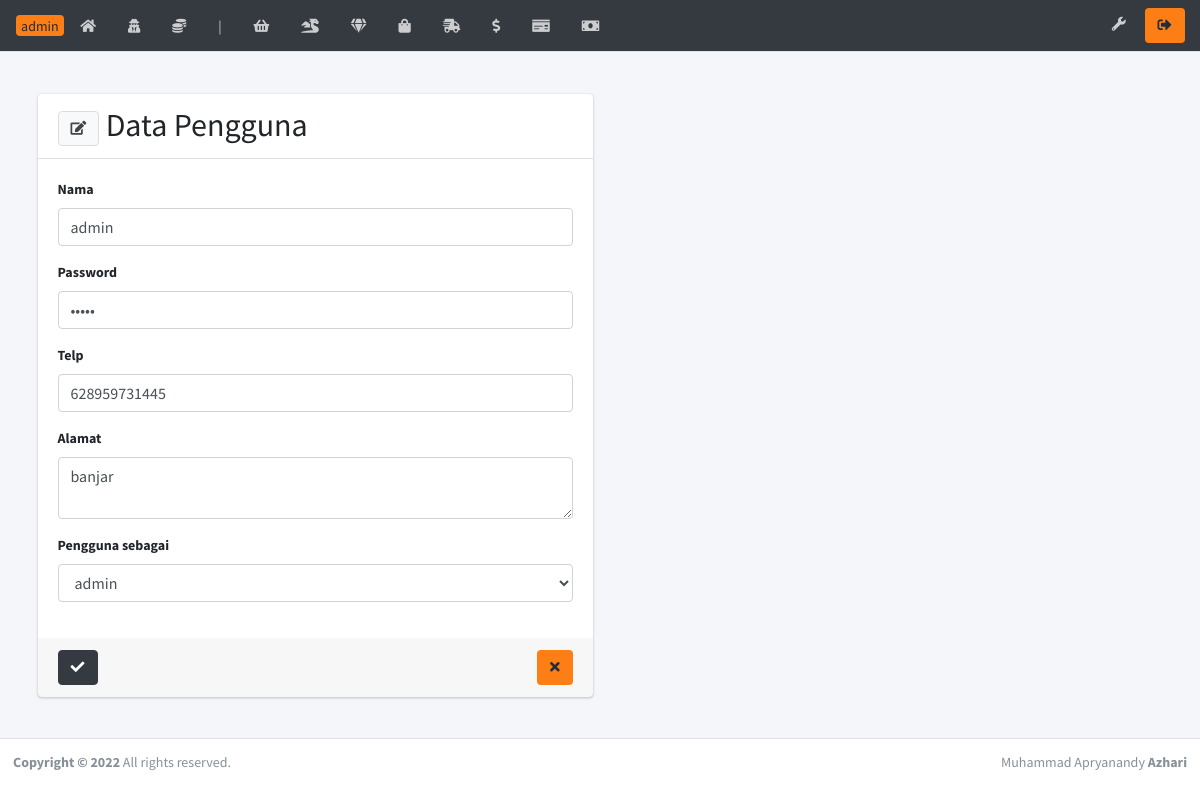
/brs46/user_edit.php?id=1, run on the app's committed database.
### tables this page shows
CREATE TABLE `user` (
  `id` int(5) NOT NULL,
  `telp` varchar(15) NOT NULL,
  `password` varchar(15) NOT NULL,
  `level` varchar(10) NOT NULL,
  `nama` varchar(80) NOT NULL,
  `alamat` text NOT NULL
);

### brs46/user_edit.php (the view, shortened to what this page needs)
<?php require('headernya.php');
	$id = $_GET['id'];
	$query = mysqli_query($kon, "SELECT * FROM user WHERE id = '$id'");
	$data  = mysqli_fetch_array($query);
?>
  <div class="content-wrapper">
    <br><br>
    <section class="content">
      <div class="container">
        <div class="row">
          <div class="col-md-6 col-sm-12">
            <div class="card">
              <div class="card-header">
                <h2 style="display:inline;"><button class="btn btn-default" type="button" data-toggle="tooltip" data-placement="bottom" title="Ubah"><i class="fas fa-edit"></i></button> Data Pengguna</h2>
              </div>
              <div class="card-body">
                <form action="" method="POST" autocomplete="off">
                  <div class="form-group">
                    <label>Nama</label>
                    <input type="text" class="form-control" name="nama" value="<?= $data['nama'] ?>">
                  </div>
                  <div class="form-group">
                    <label>Password</label>
                    <input type="password" class="form-control" name="password" value="<?= $data['password'] ?>">
                  </div>
                  <div class="form-group">
                    <label>Telp</label>
                    <input type="number" class="form-control" name="telp" value="<?= $data['telp'] ?>">
                  </div>
                  <div class="form-group">
                    <label>Alamat</label>
                    <textarea name="alamat" class="form-control"><?= $data['alamat'] ?></textarea>
                  </div>
                  <div class="form-group">
                    <label>Pengguna sebagai</label>
                    <select class="form-control" name="level">
                      <option value="<?= $data['level'] ?>"><?= $data['level'] ?></option>
                    </select>
                  </div>
                </div>
                <div class="card-footer">
                  <button type="submit" name="simpan" class="btn btn-dark" data-toggle="tooltip" data-placement="bottom" title="Simpan"><i class="fas fa-check"></i></button>
                  <button type="button" onclick="window.location='user.php';" data-toggle="tooltip" data-placement="bottom" title="Kembali" class="btn bg-orange float-right">
                    <i class="fas fa-times"></i></button>
                </div>
            	</div>
            </div>
          </div>
        </div>
      </section>
  </div>
<?php require('footernya.php') ?>

### data on the page
user: nama "admin", telp "628959731445", alamat "banjar", level "admin"
